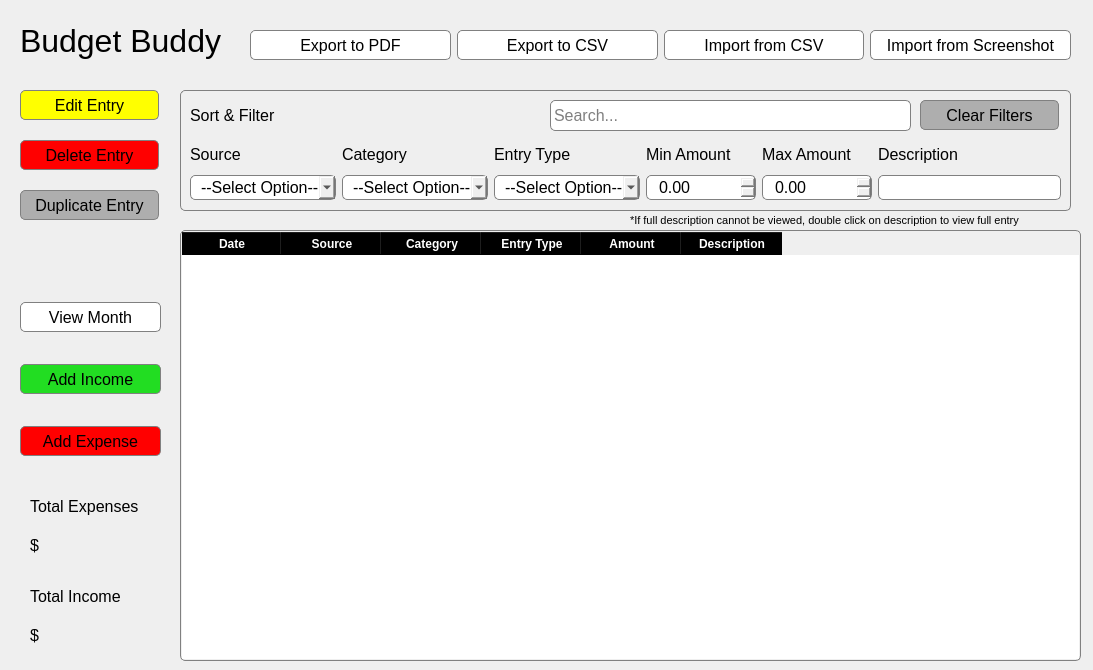
<?xml version="1.0" encoding="UTF-8"?>
<ui version="4.0">
 <class>Dialog</class>
 <widget class="QDialog" name="Dialog">
  <property name="geometry">
   <rect>
    <x>0</x>
    <y>0</y>
    <width>1093</width>
    <height>670</height>
   </rect>
  </property>
  <property name="windowTitle">
   <string>Budget Buddy</string>
  </property>
  <property name="styleSheet">
   <string notr="true">QPushButton {
	border: 1px solid gray;
	border-radius: 5px;
}

QTableWidget {
	border: 1px solid gray;
	border-radius: 5px;
}

QTableWidget {
	border: 1px solid gray;        /* Set the border */
	border-radius: 5px;          /* Round the corners */
	padding: 1px;                /* Space between text and border */
}

QTableWidget::viewport {
	background: transparent;      /* Make viewport background transparent */
	border: none;                 /* Remove viewport border */
}

QDateEdit {
	border: 1px solid gray;
	border-radius: 5px;
	padding-left: 10px;
}

QComboBox {
	border: 1px solid gray;
	border-radius: 5px;
	padding-left: 10px;
}

QDoubleSpinBox {
	border: 1px solid gray;
	border-radius: 5px;
	padding-left: 10px;
}


QPushButton {
	border: 1px solid gray;
	border-radius: 5px;
}

QLineEdit {
	border: 1px solid gray;        /* Set the border */
	border-radius: 5px;          /* Round the corners */
	padding: 1px;                /* Space between text and border */
}

QLineEdit::viewport {
	background: transparent;      /* Make viewport background transparent */
	border: none;                 /* Remove viewport border */
}</string>
  </property>
  <widget class="QTableWidget" name="MonthlyTableOverview">
   <property name="geometry">
    <rect>
     <x>180</x>
     <y>230</y>
     <width>901</width>
     <height>431</height>
    </rect>
   </property>
   <property name="font">
    <font>
     <pointsize>12</pointsize>
    </font>
   </property>
   <property name="styleSheet">
    <string notr="true">QHeaderView::section {
	font-weight: bold;
	background-color: black;
	color: white;
}
</string>
   </property>
   <property name="alternatingRowColors">
    <bool>false</bool>
   </property>
   <column>
    <property name="text">
     <string>Date</string>
    </property>
    <property name="font">
     <font>
      <pointsize>12</pointsize>
     </font>
    </property>
   </column>
   <column>
    <property name="text">
     <string>Source</string>
    </property>
    <property name="font">
     <font>
      <pointsize>12</pointsize>
     </font>
    </property>
   </column>
   <column>
    <property name="text">
     <string>Category</string>
    </property>
    <property name="font">
     <font>
      <pointsize>12</pointsize>
     </font>
    </property>
   </column>
   <column>
    <property name="text">
     <string>Entry Type</string>
    </property>
    <property name="font">
     <font>
      <pointsize>12</pointsize>
     </font>
    </property>
   </column>
   <column>
    <property name="text">
     <string>Amount</string>
    </property>
    <property name="font">
     <font>
      <pointsize>12</pointsize>
     </font>
    </property>
   </column>
   <column>
    <property name="text">
     <string>Description</string>
    </property>
    <property name="font">
     <font>
      <pointsize>12</pointsize>
     </font>
    </property>
   </column>
  </widget>
  <widget class="QLabel" name="appTitle">
   <property name="geometry">
    <rect>
     <x>20</x>
     <y>20</y>
     <width>201</width>
     <height>41</height>
    </rect>
   </property>
   <property name="font">
    <font>
     <pointsize>24</pointsize>
    </font>
   </property>
   <property name="styleSheet">
    <string notr="true"/>
   </property>
   <property name="text">
    <string>Budget Buddy</string>
   </property>
  </widget>
  <widget class="QWidget" name="layoutWidget">
   <property name="geometry">
    <rect>
     <x>20</x>
     <y>290</y>
     <width>141</width>
     <height>181</height>
    </rect>
   </property>
   <layout class="QVBoxLayout" name="verticalLayout">
    <property name="spacing">
     <number>20</number>
    </property>
    <item>
     <widget class="QPushButton" name="monthlyViewBtn">
      <property name="minimumSize">
       <size>
        <width>0</width>
        <height>30</height>
       </size>
      </property>
      <property name="font">
       <font>
        <pointsize>12</pointsize>
       </font>
      </property>
      <property name="styleSheet">
       <string notr="true">background-color: white;</string>
      </property>
      <property name="text">
       <string>View Month</string>
      </property>
     </widget>
    </item>
    <item>
     <widget class="QPushButton" name="addIncomeBtn">
      <property name="minimumSize">
       <size>
        <width>0</width>
        <height>30</height>
       </size>
      </property>
      <property name="font">
       <font>
        <pointsize>12</pointsize>
       </font>
      </property>
      <property name="styleSheet">
       <string notr="true">background-color: #22DD22;</string>
      </property>
      <property name="text">
       <string>Add Income</string>
      </property>
     </widget>
    </item>
    <item>
     <widget class="QPushButton" name="addExpenseBtn">
      <property name="minimumSize">
       <size>
        <width>0</width>
        <height>30</height>
       </size>
      </property>
      <property name="font">
       <font>
        <pointsize>12</pointsize>
       </font>
      </property>
      <property name="styleSheet">
       <string notr="true">background-color: red;</string>
      </property>
      <property name="text">
       <string>Add Expense</string>
      </property>
     </widget>
    </item>
   </layout>
  </widget>
  <widget class="QFrame" name="frame">
   <property name="geometry">
    <rect>
     <x>180</x>
     <y>90</y>
     <width>891</width>
     <height>121</height>
    </rect>
   </property>
   <property name="styleSheet">
    <string notr="true">QFrame{
	border: 1px solid gray;
	border-radius: 5px;
}

QLabel {
	border: none;
}</string>
   </property>
   <property name="frameShape">
    <enum>QFrame::StyledPanel</enum>
   </property>
   <property name="frameShadow">
    <enum>QFrame::Raised</enum>
   </property>
   <widget class="QLineEdit" name="searchFilterInput">
    <property name="geometry">
     <rect>
      <x>370</x>
      <y>10</y>
      <width>361</width>
      <height>31</height>
     </rect>
    </property>
    <property name="font">
     <font>
      <pointsize>12</pointsize>
     </font>
    </property>
    <property name="placeholderText">
     <string>Search...</string>
    </property>
   </widget>
   <widget class="QLabel" name="SortAndFilterLabel">
    <property name="geometry">
     <rect>
      <x>10</x>
      <y>10</y>
      <width>101</width>
      <height>31</height>
     </rect>
    </property>
    <property name="font">
     <font>
      <pointsize>12</pointsize>
     </font>
    </property>
    <property name="text">
     <string>Sort &amp; Filter</string>
    </property>
   </widget>
   <widget class="QPushButton" name="clearFilterTableBtn">
    <property name="geometry">
     <rect>
      <x>740</x>
      <y>10</y>
      <width>139</width>
      <height>30</height>
     </rect>
    </property>
    <property name="minimumSize">
     <size>
      <width>0</width>
      <height>30</height>
     </size>
    </property>
    <property name="font">
     <font>
      <pointsize>12</pointsize>
     </font>
    </property>
    <property name="styleSheet">
     <string notr="true">background-color:#AEAEAE</string>
    </property>
    <property name="text">
     <string>Clear Filters</string>
    </property>
   </widget>
   <widget class="QWidget" name="layoutWidget">
    <property name="geometry">
     <rect>
      <x>10</x>
      <y>50</y>
      <width>871</width>
      <height>60</height>
     </rect>
    </property>
    <layout class="QHBoxLayout" name="horizontalLayout_2">
     <item>
      <layout class="QVBoxLayout" name="verticalLayout_Source">
       <item>
        <widget class="QLabel" name="sourceSortLabel">
         <property name="font">
          <font>
           <pointsize>12</pointsize>
          </font>
         </property>
         <property name="text">
          <string>Source</string>
         </property>
        </widget>
       </item>
       <item>
        <widget class="QComboBox" name="sourceSort">
         <property name="minimumSize">
          <size>
           <width>0</width>
           <height>25</height>
          </size>
         </property>
         <property name="maximumSize">
          <size>
           <width>16777215</width>
           <height>25</height>
          </size>
         </property>
         <property name="font">
          <font>
           <pointsize>12</pointsize>
          </font>
         </property>
         <property name="placeholderText">
          <string>--Select Option--</string>
         </property>
        </widget>
       </item>
      </layout>
     </item>
     <item>
      <layout class="QVBoxLayout" name="verticalLayout_Category">
       <item>
        <widget class="QLabel" name="categorySortLabel">
         <property name="font">
          <font>
           <pointsize>12</pointsize>
          </font>
         </property>
         <property name="text">
          <string>Category</string>
         </property>
        </widget>
       </item>
       <item>
        <widget class="QComboBox" name="categorySort">
         <property name="minimumSize">
          <size>
           <width>0</width>
           <height>25</height>
          </size>
         </property>
         <property name="maximumSize">
          <size>
           <width>16777215</width>
           <height>25</height>
          </size>
         </property>
         <property name="font">
          <font>
           <pointsize>12</pointsize>
          </font>
         </property>
         <property name="placeholderText">
          <string>--Select Option--</string>
         </property>
         <item>
          <property name="text">
           <string>All</string>
          </property>
         </item>
         <item>
          <property name="text">
           <string>Groceries</string>
          </property>
         </item>
         <item>
          <property name="text">
           <string>Transportation</string>
          </property>
         </item>
         <item>
          <property name="text">
           <string>Entertainment</string>
          </property>
         </item>
         <item>
          <property name="text">
           <string>Pets</string>
          </property>
         </item>
         <item>
          <property name="text">
           <string>Health</string>
          </property>
         </item>
         <item>
          <property name="text">
           <string>Rent</string>
          </property>
         </item>
         <item>
          <property name="text">
           <string>Paycheck</string>
          </property>
         </item>
         <item>
          <property name="text">
           <string>Freelance</string>
          </property>
         </item>
         <item>
          <property name="text">
           <string>Capital Gains</string>
          </property>
         </item>
         <item>
          <property name="text">
           <string>Investments</string>
          </property>
         </item>
         <item>
          <property name="text">
           <string>Other</string>
          </property>
         </item>
        </widget>
       </item>
      </layout>
     </item>
     <item>
      <layout class="QVBoxLayout" name="verticalLayout_Entry">
       <item>
        <widget class="QLabel" name="entryTypeSortLabel">
         <property name="font">
          <font>
           <pointsize>12</pointsize>
          </font>
         </property>
         <property name="text">
          <string>Entry Type</string>
         </property>
        </widget>
       </item>
       <item>
        <widget class="QComboBox" name="entryTypeSort">
         <property name="minimumSize">
          <size>
           <width>0</width>
           <height>25</height>
          </size>
         </property>
         <property name="maximumSize">
          <size>
           <width>16777215</width>
           <height>25</height>
          </size>
         </property>
         <property name="font">
          <font>
           <pointsize>12</pointsize>
          </font>
         </property>
         <property name="placeholderText">
          <string>--Select Option--</string>
         </property>
         <item>
          <property name="text">
           <string>All</string>
          </property>
         </item>
         <item>
          <property name="text">
           <string>Expense</string>
          </property>
         </item>
         <item>
          <property name="text">
           <string>Income</string>
          </property>
         </item>
        </widget>
       </item>
      </layout>
     </item>
     <item>
      <layout class="QVBoxLayout" name="verticalLayout_Amount">
       <item>
        <widget class="QLabel" name="amountSortLabel">
         <property name="sizePolicy">
          <sizepolicy hsizetype="Preferred" vsizetype="Minimum">
           <horstretch>0</horstretch>
           <verstretch>0</verstretch>
          </sizepolicy>
         </property>
         <property name="minimumSize">
          <size>
           <width>100</width>
           <height>0</height>
          </size>
         </property>
         <property name="font">
          <font>
           <pointsize>12</pointsize>
          </font>
         </property>
         <property name="text">
          <string>Min Amount</string>
         </property>
        </widget>
       </item>
       <item>
        <widget class="QDoubleSpinBox" name="min_spinbox">
         <property name="sizePolicy">
          <sizepolicy hsizetype="Minimum" vsizetype="Minimum">
           <horstretch>0</horstretch>
           <verstretch>0</verstretch>
          </sizepolicy>
         </property>
         <property name="minimumSize">
          <size>
           <width>100</width>
           <height>25</height>
          </size>
         </property>
         <property name="maximumSize">
          <size>
           <width>16777215</width>
           <height>25</height>
          </size>
         </property>
         <property name="font">
          <font>
           <pointsize>12</pointsize>
          </font>
         </property>
         <property name="maximum">
          <double>9999999.990000000223517</double>
         </property>
        </widget>
       </item>
      </layout>
     </item>
     <item>
      <layout class="QVBoxLayout" name="verticalLayout_Amount_5">
       <item>
        <widget class="QLabel" name="amountSortLabel_5">
         <property name="sizePolicy">
          <sizepolicy hsizetype="Preferred" vsizetype="Minimum">
           <horstretch>0</horstretch>
           <verstretch>0</verstretch>
          </sizepolicy>
         </property>
         <property name="minimumSize">
          <size>
           <width>100</width>
           <height>0</height>
          </size>
         </property>
         <property name="font">
          <font>
           <pointsize>12</pointsize>
          </font>
         </property>
         <property name="text">
          <string>Max Amount</string>
         </property>
        </widget>
       </item>
       <item>
        <widget class="QDoubleSpinBox" name="max_spinbox">
         <property name="sizePolicy">
          <sizepolicy hsizetype="Minimum" vsizetype="Minimum">
           <horstretch>0</horstretch>
           <verstretch>0</verstretch>
          </sizepolicy>
         </property>
         <property name="minimumSize">
          <size>
           <width>100</width>
           <height>25</height>
          </size>
         </property>
         <property name="maximumSize">
          <size>
           <width>16777215</width>
           <height>25</height>
          </size>
         </property>
         <property name="font">
          <font>
           <pointsize>12</pointsize>
          </font>
         </property>
         <property name="maximum">
          <double>9999999.990000000223517</double>
         </property>
        </widget>
       </item>
      </layout>
     </item>
     <item>
      <layout class="QVBoxLayout" name="verticalLayout_Dexcription">
       <item>
        <widget class="QLabel" name="descriptionSortLabel">
         <property name="minimumSize">
          <size>
           <width>100</width>
           <height>0</height>
          </size>
         </property>
         <property name="font">
          <font>
           <pointsize>12</pointsize>
          </font>
         </property>
         <property name="text">
          <string>Description</string>
         </property>
        </widget>
       </item>
       <item>
        <widget class="QLineEdit" name="descriptionSort">
         <property name="minimumSize">
          <size>
           <width>100</width>
           <height>0</height>
          </size>
         </property>
         <property name="font">
          <font>
           <pointsize>12</pointsize>
          </font>
         </property>
        </widget>
       </item>
      </layout>
     </item>
    </layout>
   </widget>
  </widget>
  <widget class="QWidget" name="layoutWidget">
   <property name="geometry">
    <rect>
     <x>30</x>
     <y>580</y>
     <width>121</width>
     <height>71</height>
    </rect>
   </property>
   <layout class="QVBoxLayout" name="verticalLayout_2">
    <item>
     <widget class="QLabel" name="totalIncomeLabel">
      <property name="font">
       <font>
        <pointsize>12</pointsize>
       </font>
      </property>
      <property name="text">
       <string>Total Income</string>
      </property>
     </widget>
    </item>
    <item>
     <widget class="QLabel" name="totalIncomeAmount">
      <property name="font">
       <font>
        <pointsize>12</pointsize>
       </font>
      </property>
      <property name="text">
       <string>$ </string>
      </property>
     </widget>
    </item>
   </layout>
  </widget>
  <widget class="QWidget" name="layoutWidget">
   <property name="geometry">
    <rect>
     <x>30</x>
     <y>490</y>
     <width>121</width>
     <height>71</height>
    </rect>
   </property>
   <layout class="QVBoxLayout" name="verticalLayout_3">
    <item>
     <widget class="QLabel" name="totalExpensesLabel">
      <property name="font">
       <font>
        <pointsize>12</pointsize>
       </font>
      </property>
      <property name="text">
       <string>Total Expenses</string>
      </property>
     </widget>
    </item>
    <item>
     <widget class="QLabel" name="totalExpensesAmount">
      <property name="font">
       <font>
        <pointsize>12</pointsize>
       </font>
      </property>
      <property name="text">
       <string>$ </string>
      </property>
     </widget>
    </item>
   </layout>
  </widget>
  <widget class="QWidget" name="layoutWidget">
   <property name="geometry">
    <rect>
     <x>250</x>
     <y>20</y>
     <width>821</width>
     <height>51</height>
    </rect>
   </property>
   <layout class="QHBoxLayout" name="horizontalLayout">
    <item>
     <widget class="QPushButton" name="pdfExportBtn">
      <property name="minimumSize">
       <size>
        <width>0</width>
        <height>30</height>
       </size>
      </property>
      <property name="font">
       <font>
        <pointsize>12</pointsize>
       </font>
      </property>
      <property name="styleSheet">
       <string notr="true">background-color: white;</string>
      </property>
      <property name="text">
       <string>Export to PDF</string>
      </property>
     </widget>
    </item>
    <item>
     <widget class="QPushButton" name="csvExportBtn">
      <property name="minimumSize">
       <size>
        <width>0</width>
        <height>30</height>
       </size>
      </property>
      <property name="font">
       <font>
        <pointsize>12</pointsize>
       </font>
      </property>
      <property name="styleSheet">
       <string notr="true">background-color: white;</string>
      </property>
      <property name="text">
       <string>Export to CSV</string>
      </property>
     </widget>
    </item>
    <item>
     <widget class="QPushButton" name="csvImportBtn">
      <property name="minimumSize">
       <size>
        <width>0</width>
        <height>30</height>
       </size>
      </property>
      <property name="font">
       <font>
        <pointsize>12</pointsize>
       </font>
      </property>
      <property name="styleSheet">
       <string notr="true">background-color: white;</string>
      </property>
      <property name="text">
       <string>Import from CSV</string>
      </property>
     </widget>
    </item>
    <item>
     <widget class="QPushButton" name="screenshotImportBtn">
      <property name="minimumSize">
       <size>
        <width>0</width>
        <height>30</height>
       </size>
      </property>
      <property name="font">
       <font>
        <pointsize>12</pointsize>
       </font>
      </property>
      <property name="styleSheet">
       <string notr="true">background-color: white;</string>
      </property>
      <property name="text">
       <string>Import from Screenshot</string>
      </property>
     </widget>
    </item>
   </layout>
  </widget>
  <widget class="QLabel" name="label">
   <property name="geometry">
    <rect>
     <x>630</x>
     <y>210</y>
     <width>441</width>
     <height>20</height>
    </rect>
   </property>
   <property name="font">
    <font>
     <pointsize>8</pointsize>
     <italic>false</italic>
    </font>
   </property>
   <property name="text">
    <string>*If full description cannot be viewed, double click on description to view full entry</string>
   </property>
  </widget>
  <widget class="QPushButton" name="editEntryBtn">
   <property name="geometry">
    <rect>
     <x>20</x>
     <y>90</y>
     <width>139</width>
     <height>30</height>
    </rect>
   </property>
   <property name="minimumSize">
    <size>
     <width>0</width>
     <height>30</height>
    </size>
   </property>
   <property name="font">
    <font>
     <pointsize>12</pointsize>
    </font>
   </property>
   <property name="styleSheet">
    <string notr="true">background-color: yellow;</string>
   </property>
   <property name="text">
    <string>Edit Entry</string>
   </property>
  </widget>
  <widget class="QPushButton" name="deleteEntryBtn">
   <property name="geometry">
    <rect>
     <x>20</x>
     <y>140</y>
     <width>139</width>
     <height>30</height>
    </rect>
   </property>
   <property name="minimumSize">
    <size>
     <width>0</width>
     <height>30</height>
    </size>
   </property>
   <property name="font">
    <font>
     <pointsize>12</pointsize>
    </font>
   </property>
   <property name="styleSheet">
    <string notr="true">background-color: red;</string>
   </property>
   <property name="text">
    <string>Delete Entry</string>
   </property>
  </widget>
  <widget class="QPushButton" name="duplicateEntryBtn">
   <property name="geometry">
    <rect>
     <x>20</x>
     <y>190</y>
     <width>139</width>
     <height>30</height>
    </rect>
   </property>
   <property name="minimumSize">
    <size>
     <width>0</width>
     <height>30</height>
    </size>
   </property>
   <property name="font">
    <font>
     <pointsize>12</pointsize>
    </font>
   </property>
   <property name="styleSheet">
    <string notr="true">background-color:#AEAEAE</string>
   </property>
   <property name="text">
    <string>Duplicate Entry</string>
   </property>
  </widget>
 </widget>
 <resources/>
 <connections/>
</ui>
